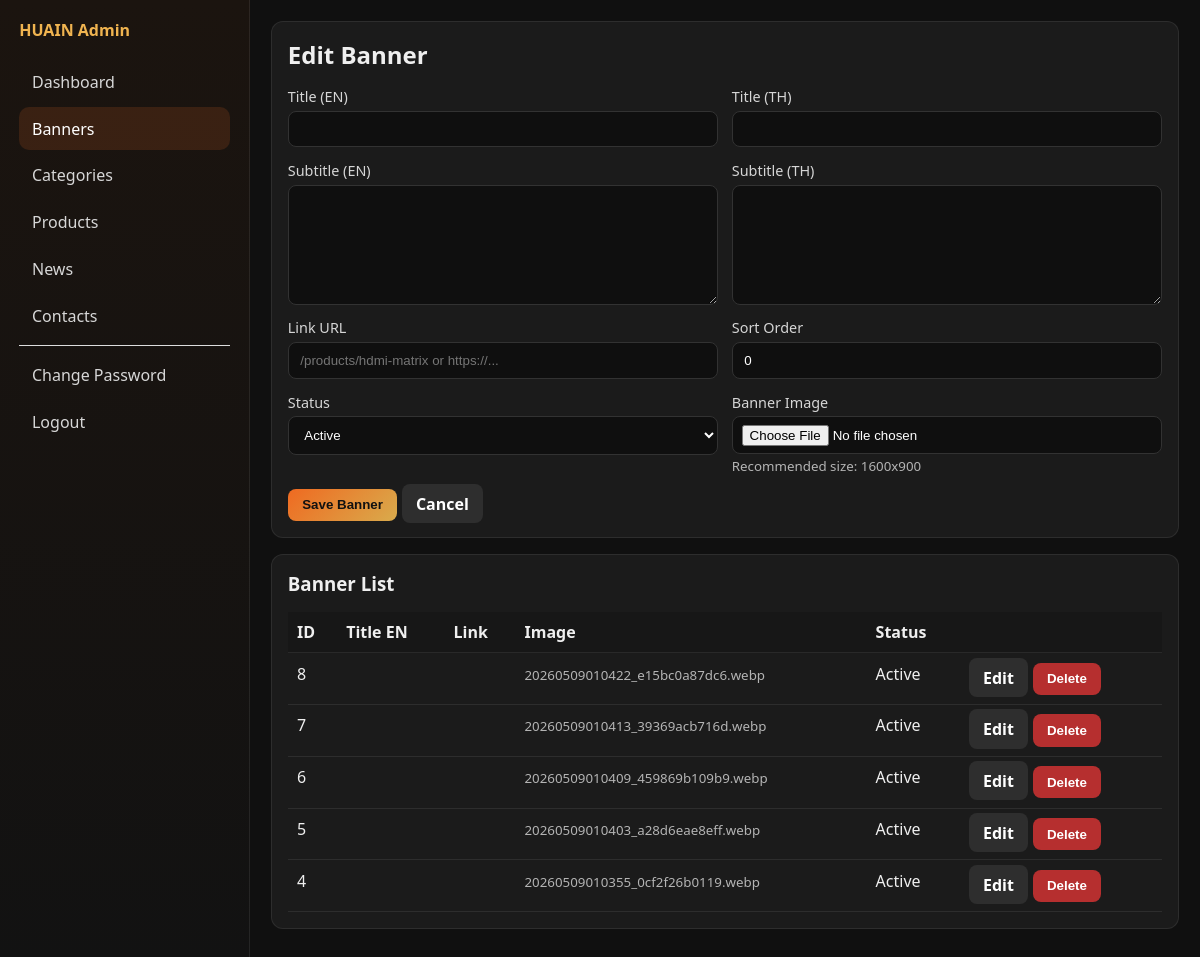
/admin/banners.php?edit=8 (signed in), run on the app's committed database.
### tables this page shows
CREATE TABLE `banners` (
  `id` int(11) NOT NULL AUTO_INCREMENT,
  `title_en` varchar(255) DEFAULT NULL,
  `title_th` varchar(255) DEFAULT NULL,
  `subtitle_en` text DEFAULT NULL,
  `subtitle_th` text DEFAULT NULL,
  `image` varchar(255) DEFAULT NULL,
  `link_url` varchar(255) DEFAULT NULL,
  `sort_order` int(11) DEFAULT 0,
  `status` tinyint(4) DEFAULT 1,
  `created_at` timestamp NOT NULL DEFAULT current_timestamp(),
  PRIMARY KEY (`id`)
);

### includes/functions.php (called while the page is built, shortened)
<?php
function e($value)
{
    return htmlspecialchars((string) $value, ENT_QUOTES, 'UTF-8');
}

### admin/banners.php (the view, shortened to what this page needs)
<?php
require_once __DIR__ . '/auth.php';
$editId = (int) ($_GET['edit'] ?? 0);
$editing = null;
if ($editId > 0) {
    $stmt = $pdo->prepare('SELECT * FROM banners WHERE id = ? LIMIT 1');
    $stmt->execute([$editId]);
    $editing = $stmt->fetch();
}
$rows = $pdo->query('SELECT * FROM banners ORDER BY sort_order ASC, id DESC')->fetchAll();
include __DIR__ . '/partials/header.php';
?>
<div class="panel">
    <h2><?= $editing ? 'Edit Banner' : 'Add Banner' ?></h2>
    <form method="post" enctype="multipart/form-data">
        <div class="grid-2">
            <div>
                <label>Title (EN)</label>
                <input type="text" name="title_en" value="<?= e($editing['title_en'] ?? '') ?>">
            </div>
            <div>
                <label>Title (TH)</label>
                <input type="text" name="title_th" value="<?= e($editing['title_th'] ?? '') ?>">
            </div>
            <div>
                <label>Subtitle (EN)</label>
                <textarea name="subtitle_en"><?= e($editing['subtitle_en'] ?? '') ?></textarea>
            </div>
            <div>
                <label>Subtitle (TH)</label>
                <textarea name="subtitle_th"><?= e($editing['subtitle_th'] ?? '') ?></textarea>
            </div>
            <div>
                <label>Link URL</label>
                <input type="text" name="link_url" value="<?= e($editing['link_url'] ?? '') ?>" placeholder="/products/hdmi-matrix or https://...">
            </div>
            <div>
                <label>Sort Order</label>
                <input type="number" name="sort_order" value="<?= (int) ($editing['sort_order'] ?? 0) ?>">
            </div>
            <div>
                <label>Status</label>
                <select name="status">
                    <option value="1" <?= (int) ($editing['status'] ?? 1) === 1 ? 'selected' : '' ?>>Active</option>
                </select>
            </div>
            <div>
                <label>Banner Image</label>
                <input type="file" name="image" accept=".jpg,.jpeg,.png,.webp">
                <small>Recommended size: 1600x900</small>
            </div>
        </div>
        <div style="margin-top:0.8rem;">
            <button class="btn btn-primary" type="submit">Save Banner</button>
            <?php if ($editing): ?>
                <a class="btn btn-muted" href="banners.php">Cancel</a>
            <?php endif; ?>
        </div>
    </form>
</div>
<div class="panel">
    <h3>Banner List</h3>
    <table>
        <thead>
            <tr>
                <th>ID</th>
                <th>Title EN</th>
                <th>Link</th>
                <th>Image</th>
                <th>Status</th>
                <th></th>
            </tr>
        </thead>
        <tbody>
            <?php foreach ($rows as $row): ?>
                <tr>
                    <td><?= (int) $row['id'] ?></td>
                    <td><?= e($row['title_en']) ?></td>
                    <td><?= e($row['link_url']) ?></td>
                    <td><?= $row['image'] ? '<small>' . e($row['image']) . '</small>' : '-' ?></td>
                    <td><?= (int) $row['status'] === 1 ? 'Active' : 'Inactive' ?></td>
                    <td>
                        <a class="btn btn-muted" href="banners.php?edit=<?= (int) $row['id'] ?>">Edit</a>
                        <form method="post" style="display:inline;" onsubmit="return confirm('Delete this banner?');">
                            <button class="btn btn-danger" type="submit">Delete</button>
                        </form>
                    </td>
                </tr>
            <?php endforeach; ?>
        </tbody>
    </table>
</div>
<?php include __DIR__ . '/partials/footer.php';

### assets/css/admin.css (style rules this page uses)
body { margin: 0; background: #101010; color: #efefef; font-family: 'Segoe UI', Tahoma, Geneva, Verdana, sans-serif; }
* { box-sizing: border-box; }
a { text-decoration: none; color: inherit; }
.panel { background: #1b1b1b; border: 1px solid rgba(255, 255, 255, 0.08); border-radius: 12px; padding: 1rem; margin-bottom: 1rem; }
.panel h2, .panel h3 { margin-top: 0; margin-bottom: 1rem; }
label { display: block; margin-bottom: 0.3rem; font-size: 0.9rem; color: #d6d6d6; }
input, textarea, select { width: 100%; max-width: 100%; display: block; background: #0f0f0f; color: #fff; border: 1px solid #323232; border-radius: 8px; padding: 0.62rem 0.72rem; }
input[type="file"] { padding: 0.45rem 0.55rem; overflow: hidden; }
textarea { min-height: 120px; }
.btn { border: 0; padding: 0.54rem 0.9rem; border-radius: 8px; cursor: pointer; font-weight: 600; }
.btn-primary { background: linear-gradient(135deg, #ef6a21, #d9ab4c); color: #111; }
.btn-danger { background: #b62f2f; color: #fff; }
.btn-muted { background: #2e2e2e; color: #fff; }
.grid-2 { display: grid; grid-template-columns: 1fr 1fr; gap: 0.85rem; align-items: start; }
.grid-2 > div { min-width: 0; }
.grid-2 textarea { resize: vertical; }
table { width: 100%; border-collapse: collapse; min-width: 760px; }
th, td { border-bottom: 1px solid rgba(255, 255, 255, 0.08); padding: 0.58rem; text-align: left; vertical-align: top; }
th { background: #171717; white-space: nowrap; }
small { color: #b4b4b4; }

### data on the page
banners: sort_order "0", status "Active", id "8", image "20260509010422_e15bc0a87dc6.webp"
banners: id "7", image "20260509010413_39369acb716d.webp", status "Active"
banners: id "6", image "20260509010409_459869b109b9.webp", status "Active"
banners: id "5", image "20260509010403_a28d6eae8eff.webp", status "Active"
banners: id "4", image "20260509010355_0cf2f26b0119.webp", status "Active"
